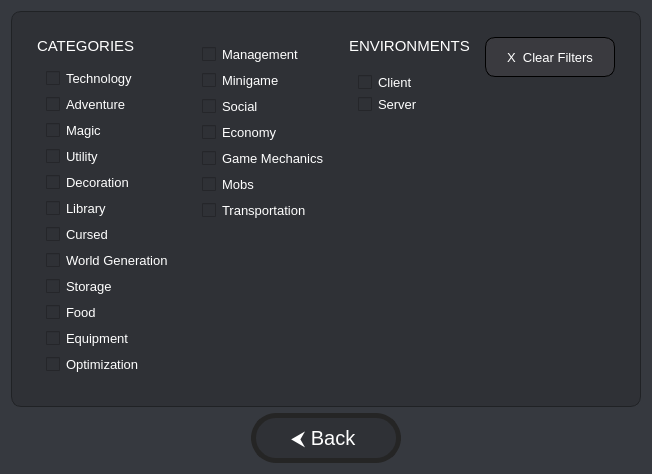
     <widget class="QWidget" name="filterModTab">
      <property name="styleSheet">
       <string notr="true">background-color:rgb(54, 57, 63);
border-bottom-right-radius:10px;
border-bottom-left-radius:10px;
outline:none;</string>
      </property>
      <layout class="QGridLayout" name="gridLayout_18">
       <item row="1" column="0" alignment="Qt::AlignHCenter|Qt::AlignVCenter">
        <widget class="QFrame" name="frame_37">
         <property name="styleSheet">
          <string notr="true">background-color:rgb(47, 49, 54);
border-radius:10px;
border:1px solid rgb(32, 34, 37);</string>
         </property>
         <property name="frameShape">
          <enum>QFrame::StyledPanel</enum>
         </property>
         <property name="frameShadow">
          <enum>QFrame::Raised</enum>
         </property>
         <layout class="QHBoxLayout" name="horizontalLayout_20">
          <property name="spacing">
           <number>15</number>
          </property>
          <property name="leftMargin">
           <number>25</number>
          </property>
          <property name="topMargin">
           <number>25</number>
          </property>
          <property name="rightMargin">
           <number>25</number>
          </property>
          <property name="bottomMargin">
           <number>25</number>
          </property>
          <item>
           <widget class="QFrame" name="frame_49">
            <property name="styleSheet">
             <string notr="true">border:none;</string>
            </property>
            <property name="frameShape">
             <enum>QFrame::StyledPanel</enum>
            </property>
            <property name="frameShadow">
             <enum>QFrame::Raised</enum>
            </property>
            <layout class="QVBoxLayout" name="verticalLayout_30">
             <property name="leftMargin">
              <number>0</number>
             </property>
             <property name="topMargin">
              <number>0</number>
             </property>
             <property name="rightMargin">
              <number>0</number>
             </property>
             <property name="bottomMargin">
              <number>0</number>
             </property>
             <item>
              <widget class="QLabel" name="label_12">
               <property name="minimumSize">
                <size>
                 <width>0</width>
                 <height>0</height>
                </size>
               </property>
               <property name="maximumSize">
                <size>
                 <width>125</width>
                 <height>50</height>
                </size>
               </property>
               <property name="styleSheet">
                <string notr="true">color:white;
border:none;
background-color:none;
font:11pt;</string>
               </property>
               <property name="text">
                <string>CATEGORIES</string>
               </property>
               <property name="alignment">
                <set>Qt::AlignLeading|Qt::AlignLeft|Qt::AlignVCenter</set>
               </property>
              </widget>
             </item>
             <item alignment="Qt::AlignTop">
              <widget class="QFrame" name="filter_frame_1">
               <property name="frameShape">
                <enum>QFrame::StyledPanel</enum>
               </property>
               <property name="frameShadow">
                <enum>QFrame::Raised</enum>
               </property>
               <layout class="QVBoxLayout" name="filter_layout_1">
                <property name="spacing">
                 <number>10</number>
                </property>
                <item>
                 <widget class="QCheckBox" name="filter_1">
                  <property name="cursor">
                   <cursorShape>PointingHandCursor</cursorShape>
                  </property>
                  <property name="tabletTracking">
                   <bool>false</bool>
                  </property>
                  <property name="styleSheet">
                   <string notr="true">QCheckBox {
color:white;
font:10pt;
border:none;
border-radius:5px;
}
QCheckBox:hover {
background-color:rgb(54, 57, 63);
}</string>
                  </property>
                  <property name="text">
                   <string>Technology</string>
                  </property>
                  <property name="icon">
                   <iconset resource="../qtrf.qrc">
                    <normaloff>:/filter-icons/assets/filter-icons/hard-drive.svg</normaloff>:/filter-icons/assets/filter-icons/hard-drive.svg</iconset>
                  </property>
                  <property name="iconSize">
                   <size>
                    <width>25</width>
                    <height>25</height>
                   </size>
                  </property>
                 </widget>
                </item>
                <item>
                 <widget class="QCheckBox" name="filter_2">
                  <property name="cursor">
                   <cursorShape>PointingHandCursor</cursorShape>
                  </property>
                  <property name="styleSheet">
                   <string notr="true">QCheckBox {
color:white;
font:10pt;
border:none;
border-radius:5px;
}
QCheckBox:hover {
background-color:rgb(54, 57, 63);
}</string>
                  </property>
                  <property name="text">
                   <string>Adventure</string>
                  </property>
                  <property name="icon">
                   <iconset resource="../qtrf.qrc">
                    <normaloff>:/filter-icons/assets/filter-icons/compass.svg</normaloff>:/filter-icons/assets/filter-icons/compass.svg</iconset>
                  </property>
                  <property name="iconSize">
                   <size>
                    <width>25</width>
                    <height>25</height>
                   </size>
                  </property>
                 </widget>
                </item>
                <item>
                 <widget class="QCheckBox" name="filter_3">
                  <property name="cursor">
                   <cursorShape>PointingHandCursor</cursorShape>
                  </property>
                  <property name="styleSheet">
                   <string notr="true">QCheckBox {
color:white;
font:10pt;
border:none;
border-radius:5px;
}
QCheckBox:hover {
background-color:rgb(54, 57, 63);
}</string>
                  </property>
                  <property name="text">
                   <string>Magic</string>
                  </property>
                  <property name="icon">
                   <iconset resource="../qtrf.qrc">
                    <normaloff>:/filter-icons/assets/filter-icons/wand.svg</normaloff>:/filter-icons/assets/filter-icons/wand.svg</iconset>
                  </property>
                  <property name="iconSize">
                   <size>
                    <width>25</width>
                    <height>25</height>
                   </size>
                  </property>
                 </widget>
                </item>
                <item>
                 <widget class="QCheckBox" name="filter_4">
                  <property name="cursor">
                   <cursorShape>PointingHandCursor</cursorShape>
                  </property>
                  <property name="styleSheet">
                   <string notr="true">QCheckBox {
color:white;
font:10pt;
border:none;
border-radius:5px;
}
QCheckBox:hover {
background-color:rgb(54, 57, 63);
}</string>
                  </property>
                  <property name="text">
                   <string>Utility</string>
                  </property>
                  <property name="icon">
                   <iconset resource="../qtrf.qrc">
                    <normaloff>:/filter-icons/assets/filter-icons/suitcase.svg</normaloff>:/filter-icons/assets/filter-icons/suitcase.svg</iconset>
                  </property>
                  <property name="iconSize">
                   <size>
                    <width>25</width>
                    <height>25</height>
                   </size>
                  </property>
                 </widget>
                </item>
                <item>
                 <widget class="QCheckBox" name="filter_5">
                  <property name="cursor">
                   <cursorShape>PointingHandCursor</cursorShape>
                  </property>
                  <property name="styleSheet">
                   <string notr="true">QCheckBox {
color:white;
font:10pt;
border:none;
border-radius:5px;
}
QCheckBox:hover {
background-color:rgb(54, 57, 63);
}</string>
                  </property>
                  <property name="text">
                   <string>Decoration</string>
                  </property>
                  <property name="icon">
                   <iconset resource="../qtrf.qrc">
                    <normaloff>:/filter-icons/assets/filter-icons/home.svg</normaloff>:/filter-icons/assets/filter-icons/home.svg</iconset>
                  </property>
                  <property name="iconSize">
                   <size>
                    <width>25</width>
                    <height>25</height>
                   </size>
                  </property>
                 </widget>
                </item>
                <item>
                 <widget class="QCheckBox" name="filter_6">
                  <property name="cursor">
                   <cursorShape>PointingHandCursor</cursorShape>
                  </property>
                  <property name="styleSheet">
                   <string notr="true">QCheckBox {
color:white;
font:10pt;
border:none;
border-radius:5px;
}
QCheckBox:hover {
background-color:rgb(54, 57, 63);
}</string>
                  </property>
                  <property name="text">
                   <string>Library</string>
                  </property>
                  <property name="icon">
                   <iconset resource="../qtrf.qrc">
                    <normaloff>:/filter-icons/assets/filter-icons/library.svg</normaloff>:/filter-icons/assets/filter-icons/library.svg</iconset>
                  </property>
                  <property name="iconSize">
                   <size>
                    <width>25</width>
                    <height>25</height>
                   </size>
                  </property>
                 </widget>
                </item>
                <item>
                 <widget class="QCheckBox" name="filter_7">
                  <property name="cursor">
                   <cursorShape>PointingHandCursor</cursorShape>
                  </property>
                  <property name="styleSheet">
                   <string notr="true">QCheckBox {
color:white;
font:10pt;
border:none;
border-radius:5px;
}
QCheckBox:hover {
background-color:rgb(54, 57, 63);
}</string>
                  </property>
                  <property name="text">
                   <string>Cursed</string>
                  </property>
                  <property name="icon">
                   <iconset resource="../qtrf.qrc">
                    <normaloff>:/filter-icons/assets/filter-icons/bug.svg</normaloff>:/filter-icons/assets/filter-icons/bug.svg</iconset>
                  </property>
                  <property name="iconSize">
                   <size>
                    <width>25</width>
                    <height>25</height>
                   </size>
                  </property>
                 </widget>
                </item>
                <item>
                 <widget class="QCheckBox" name="filter_8">
                  <property name="cursor">
                   <cursorShape>PointingHandCursor</cursorShape>
                  </property>
                  <property name="styleSheet">
                   <string notr="true">QCheckBox {
color:white;
font:10pt;
border:none;
border-radius:5px;
}
QCheckBox:hover {
background-color:rgb(54, 57, 63);
}</string>
                  </property>
                  <property name="text">
                   <string>World Generation</string>
                  </property>
                  <property name="icon">
                   <iconset resource="../qtrf.qrc">
                    <normaloff>:/filter-icons/assets/filter-icons/earth.svg</normaloff>:/filter-icons/assets/filter-icons/earth.svg</iconset>
                  </property>
                  <property name="iconSize">
                   <size>
                    <width>25</width>
                    <height>25</height>
                   </size>
                  </property>
                 </widget>
                </item>
                <item>
                 <widget class="QCheckBox" name="filter_9">
                  <property name="cursor">
                   <cursorShape>PointingHandCursor</cursorShape>
                  </property>
                  <property name="styleSheet">
                   <string notr="true">QCheckBox {
color:white;
font:10pt;
border:none;
border-radius:5px;
}
QCheckBox:hover {
background-color:rgb(54, 57, 63);
}</string>
                  </property>
                  <property name="text">
                   <string>Storage</string>
                  </property>
                  <property name="icon">
                   <iconset resource="../qtrf.qrc">
                    <normaloff>:/filter-icons/assets/filter-icons/storage.svg</normaloff>:/filter-icons/assets/filter-icons/storage.svg</iconset>
                  </property>
                  <property name="iconSize">
                   <size>
                    <width>25</width>
                    <height>25</height>
                   </size>
                  </property>
                 </widget>
                </item>
                <item>
                 <widget class="QCheckBox" name="filter_10">
                  <property name="cursor">
                   <cursorShape>PointingHandCursor</cursorShape>
                  </property>
                  <property name="styleSheet">
                   <string notr="true">QCheckBox {
color:white;
font:10pt;
border:none;
border-radius:5px;
}
QCheckBox:hover {
background-color:rgb(54, 57, 63);
}</string>
                  </property>
                  <property name="text">
                   <string>Food</string>
                  </property>
                  <property name="icon">
                   <iconset resource="../qtrf.qrc">
                    <normaloff>:/filter-icons/assets/filter-icons/food.svg</normaloff>:/filter-icons/assets/filter-icons/food.svg</iconset>
                  </property>
                  <property name="iconSize">
                   <size>
                    <width>25</width>
                    <height>25</height>
                   </size>
                  </property>
                 </widget>
                </item>
                <item>
                 <widget class="QCheckBox" name="filter_11">
                  <property name="cursor">
                   <cursorShape>PointingHandCursor</cursorShape>
                  </property>
                  <property name="styleSheet">
                   <string notr="true">QCheckBox {
color:white;
font:10pt;
border:none;
border-radius:5px;
}
QCheckBox:hover {
background-color:rgb(54, 57, 63);
}</string>
                  </property>
                  <property name="text">
                   <string>Equipment</string>
                  </property>
                  <property name="icon">
                   <iconset resource="../qtrf.qrc">
                    <normaloff>:/filter-icons/assets/filter-icons/double-swords.svg</normaloff>:/filter-icons/assets/filter-icons/double-swords.svg</iconset>
                  </property>
                  <property name="iconSize">
                   <size>
                    <width>25</width>
                    <height>25</height>
                   </size>
                  </property>
                 </widget>
                </item>
                <item>
                 <widget class="QCheckBox" name="filter_12">
                  <property name="cursor">
                   <cursorShape>PointingHandCursor</cursorShape>
                  </property>
                  <property name="styleSheet">
                   <string notr="true">QCheckBox {
color:white;
font:10pt;
border:none;
border-radius:5px;
}
QCheckBox:hover {
background-color:rgb(54, 57, 63);
}</string>
                  </property>
                  <property name="text">
                   <string>Optimization</string>
                  </property>
                  <property name="icon">
                   <iconset resource="../qtrf.qrc">
                    <normaloff>:/filter-icons/assets/filter-icons/lightning.svg</normaloff>:/filter-icons/assets/filter-icons/lightning.svg</iconset>
                  </property>
                  <property name="iconSize">
                   <size>
                    <width>25</width>
                    <height>25</height>
                   </size>
                  </property>
                 </widget>
                </item>
               </layout>
              </widget>
             </item>
            </layout>
           </widget>
          </item>
          <item alignment="Qt::AlignTop">
           <widget class="QFrame" name="filter_frame_2">
            <property name="styleSheet">
             <string notr="true">border:none;</string>
            </property>
            <property name="frameShape">
             <enum>QFrame::StyledPanel</enum>
            </property>
            <property name="frameShadow">
             <enum>QFrame::Raised</enum>
            </property>
            <layout class="QVBoxLayout" name="filter_layout_2">
             <property name="spacing">
              <number>10</number>
             </property>
             <item>
              <widget class="QCheckBox" name="filter_13">
               <property name="cursor">
                <cursorShape>PointingHandCursor</cursorShape>
               </property>
               <property name="styleSheet">
                <string notr="true">QCheckBox {
color:white;
font:10pt;
border:none;
border-radius:5px;
}
QCheckBox:hover {
background-color:rgb(54, 57, 63);
}</string>
               </property>
               <property name="text">
                <string>Management</string>
               </property>
               <property name="icon">
                <iconset resource="../qtrf.qrc">
                 <normaloff>:/filter-icons/assets/filter-icons/management.svg</normaloff>:/filter-icons/assets/filter-icons/management.svg</iconset>
               </property>
               <property name="iconSize">
                <size>
                 <width>25</width>
                 <height>25</height>
                </size>
               </property>
              </widget>
             </item>
             <item>
              <widget class="QCheckBox" name="filter_14">
               <property name="cursor">
                <cursorShape>PointingHandCursor</cursorShape>
               </property>
               <property name="styleSheet">
                <string notr="true">QCheckBox {
color:white;
font:10pt;
border:none;
border-radius:5px;
}
QCheckBox:hover {
background-color:rgb(54, 57, 63);
}</string>
               </property>
               <property name="text">
                <string>Minigame</string>
               </property>
               <property name="icon">
                <iconset resource="../qtrf.qrc">
                 <normaloff>:/filter-icons/assets/filter-icons/medal.svg</normaloff>:/filter-icons/assets/filter-icons/medal.svg</iconset>
               </property>
               <property name="iconSize">
                <size>
                 <width>25</width>
                 <height>25</height>
                </size>
               </property>
              </widget>
             </item>
             <item>
              <widget class="QCheckBox" name="filter_15">
               <property name="cursor">
                <cursorShape>PointingHandCursor</cursorShape>
               </property>
               <property name="styleSheet">
                <string notr="true">QCheckBox {
color:white;
font:10pt;
border:none;
border-radius:5px;
}
QCheckBox:hover {
background-color:rgb(54, 57, 63);
}</string>
               </property>
               <property name="text">
                <string>Social</string>
               </property>
               <property name="icon">
                <iconset resource="../qtrf.qrc">
                 <normaloff>:/filter-icons/assets/filter-icons/chat.svg</normaloff>:/filter-icons/assets/filter-icons/chat.svg</iconset>
               </property>
               <property name="iconSize">
                <size>
                 <width>25</width>
                 <height>25</height>
                </size>
               </property>
              </widget>
             </item>
             <item>
              <widget class="QCheckBox" name="filter_16">
               <property name="cursor">
                <cursorShape>PointingHandCursor</cursorShape>
               </property>
               <property name="styleSheet">
                <string notr="true">QCheckBox {
color:white;
font:10pt;
border:none;
border-radius:5px;
}
QCheckBox:hover {
background-color:rgb(54, 57, 63);
}</string>
               </property>
               <property name="text">
                <string>Economy</string>
               </property>
               <property name="icon">
                <iconset resource="../qtrf.qrc">
                 <normaloff>:/filter-icons/assets/filter-icons/dollar-sign.svg</normaloff>:/filter-icons/assets/filter-icons/dollar-sign.svg</iconset>
               </property>
               <property name="iconSize">
                <size>
                 <width>25</width>
                 <height>25</height>
                </size>
               </property>
              </widget>
             </item>
             <item>
              <widget class="QCheckBox" name="filter_17">
               <property name="cursor">
                <cursorShape>PointingHandCursor</cursorShape>
               </property>
               <property name="styleSheet">
                <string notr="true">QCheckBox {
color:white;
font:10pt;
border:none;
border-radius:5px;
}
QCheckBox:hover {
background-color:rgb(54, 57, 63);
}</string>
               </property>
               <property name="text">
                <string>Game Mechanics</string>
               </property>
               <property name="icon">
                <iconset resource="../qtrf.qrc">
                 <normaloff>:/filter-icons/assets/filter-icons/game-mechanic.svg</normaloff>:/filter-icons/assets/filter-icons/game-mechanic.svg</iconset>
               </property>
               <property name="iconSize">
                <size>
                 <width>25</width>
                 <height>25</height>
                </size>
               </property>
              </widget>
             </item>
             <item>
              <widget class="QCheckBox" name="filter_18">
               <property name="cursor">
                <cursorShape>PointingHandCursor</cursorShape>
               </property>
               <property name="styleSheet">
                <string notr="true">QCheckBox {
color:white;
font:10pt;
border:none;
border-radius:5px;
}
QCheckBox:hover {
background-color:rgb(54, 57, 63);
}</string>
               </property>
               <property name="text">
                <string>Mobs</string>
               </property>
               <property name="icon">
                <iconset resource="../qtrf.qrc">
                 <normaloff>:/filter-icons/assets/filter-icons/creeper.svg</normaloff>:/filter-icons/assets/filter-icons/creeper.svg</iconset>
               </property>
               <property name="iconSize">
                <size>
                 <width>25</width>
                 <height>25</height>
                </size>
               </property>
              </widget>
             </item>
             <item>
              <widget class="QCheckBox" name="filter_19">
               <property name="cursor">
                <cursorShape>PointingHandCursor</cursorShape>
               </property>
               <property name="styleSheet">
                <string notr="true">QCheckBox {
color:white;
font:10pt;
border:none;
border-radius:5px;
}
QCheckBox:hover {
background-color:rgb(54, 57, 63);
}</string>
               </property>
               <property name="text">
                <string>Transportation</string>
               </property>
               <property name="icon">
                <iconset resource="../qtrf.qrc">
                 <normaloff>:/filter-icons/assets/filter-icons/truck.svg</normaloff>:/filter-icons/assets/filter-icons/truck.svg</iconset>
               </property>
               <property name="iconSize">
                <size>
                 <width>25</width>
                 <height>25</height>
                </size>
               </property>
              </widget>
             </item>
            </layout>
           </widget>
          </item>
          <item alignment="Qt::AlignTop">
           <widget class="QFrame" name="frame_51">
            <property name="styleSheet">
             <string notr="true">border:none;</string>
            </property>
            <property name="frameShape">
             <enum>QFrame::StyledPanel</enum>
            </property>
            <property name="frameShadow">
             <enum>QFrame::Raised</enum>
            </property>
            <layout class="QVBoxLayout" name="verticalLayout_44">
             <property name="spacing">
              <number>10</number>
             </property>
             <property name="leftMargin">
              <number>0</number>
             </property>
             <property name="topMargin">
              <number>0</number>
             </property>
             <property name="rightMargin">
              <number>0</number>
             </property>
             <property name="bottomMargin">
              <number>0</number>
             </property>
             <item>
              <widget class="QLabel" name="label_13">
               <property name="minimumSize">
                <size>
                 <width>0</width>
                 <height>0</height>
                </size>
               </property>
               <property name="maximumSize">
                <size>
                 <width>150</width>
                 <height>50</height>
                </size>
               </property>
               <property name="styleSheet">
                <string notr="true">color:white;
border:none;
background-color:none;
font:11pt;</string>
               </property>
               <property name="text">
                <string>ENVIRONMENTS</string>
               </property>
               <property name="alignment">
                <set>Qt::AlignLeading|Qt::AlignLeft|Qt::AlignVCenter</set>
               </property>
              </widget>
             </item>
             <item>
              <widget class="QFrame" name="frame_52">
               <property name="frameShape">
                <enum>QFrame::StyledPanel</enum>
               </property>
               <property name="frameShadow">
                <enum>QFrame::Raised</enum>
               </property>
               <layout class="QVBoxLayout" name="verticalLayout_45">
                <item>
                 <widget class="QCheckBox" name="filter_20">
                  <property name="cursor">
                   <cursorShape>PointingHandCursor</cursorShape>
                  </property>
                  <property name="styleSheet">
                   <string notr="true">QCheckBox {
color:white;
font:10pt;
border:none;
border-radius:5px;
}
QCheckBox:hover {
background-color:rgb(54, 57, 63);
}</string>
                  </property>
                  <property name="text">
                   <string>Client</string>
                  </property>
                  <property name="icon">
                   <iconset resource="../qtrf.qrc">
                    <normaloff>:/filter-icons/assets/filter-icons/monitor.svg</normaloff>:/filter-icons/assets/filter-icons/monitor.svg</iconset>
                  </property>
                  <property name="iconSize">
                   <size>
                    <width>25</width>
                    <height>25</height>
                   </size>
                  </property>
                 </widget>
                </item>
                <item>
                 <widget class="QCheckBox" name="filter_21">
                  <property name="cursor">
                   <cursorShape>PointingHandCursor</cursorShape>
                  </property>
                  <property name="styleSheet">
                   <string notr="true">QCheckBox {
color:white;
font:10pt;
border:none;
border-radius:5px;
}
QCheckBox:hover {
background-color:rgb(54, 57, 63);
}</string>
                  </property>
                  <property name="text">
                   <string>Server</string>
                  </property>
                  <property name="icon">
                   <iconset resource="../qtrf.qrc">
                    <normaloff>:/filter-icons/assets/filter-icons/hard-drive.svg</normaloff>:/filter-icons/assets/filter-icons/hard-drive.svg</iconset>
                  </property>
                  <property name="iconSize">
                   <size>
                    <width>25</width>
                    <height>25</height>
                   </size>
                  </property>
                 </widget>
                </item>
               </layout>
              </widget>
             </item>
            </layout>
           </widget>
          </item>
          <item alignment="Qt::AlignTop">
           <widget class="QPushButton" name="clearFilterBtn">
            <property name="sizePolicy">
             <sizepolicy hsizetype="Preferred" vsizetype="Preferred">
              <horstretch>0</horstretch>
              <verstretch>0</verstretch>
             </sizepolicy>
            </property>
            <property name="minimumSize">
             <size>
              <width>130</width>
              <height>40</height>
             </size>
            </property>
            <property name="maximumSize">
             <size>
              <width>130</width>
              <height>40</height>
             </size>
            </property>
            <property name="cursor">
             <cursorShape>PointingHandCursor</cursorShape>
            </property>
            <property name="styleSheet">
             <string notr="true">QPushButton {
color:white;
border:none;
background-color:rgb(58, 58, 63);
font:10pt;
border-radius:10px;
border: 1px solid black;
}
QPushButton:hover{
background-color:rgb(32, 34, 37);
}</string>
            </property>
            <property name="text">
             <string>X  Clear Filters</string>
            </property>
           </widget>
          </item>
         </layout>
        </widget>
       </item>
       <item row="2" column="0" alignment="Qt::AlignHCenter">
        <widget class="QPushButton" name="backModFilterBtn">
         <property name="sizePolicy">
          <sizepolicy hsizetype="Preferred" vsizetype="Preferred">
           <horstretch>0</horstretch>
           <verstretch>0</verstretch>
          </sizepolicy>
         </property>
         <property name="minimumSize">
          <size>
           <width>150</width>
           <height>50</height>
          </size>
         </property>
         <property name="maximumSize">
          <size>
           <width>150</width>
           <height>50</height>
          </size>
         </property>
         <property name="cursor">
          <cursorShape>PointingHandCursor</cursorShape>
         </property>
         <property name="styleSheet">
          <string notr="true">QPushButton {
background-color: rgb(47, 49, 54);
border:5px solid rgb(37, 37, 37);
border-radius:25px;
color:white;
font:15pt;
}
QPushButton:hover {
background-color:rgb(37, 37, 37);

}</string>
         </property>
         <property name="text">
          <string>⮜ Back </string>
         </property>
        </widget>
       </item>
      </layout>
     </widget>
